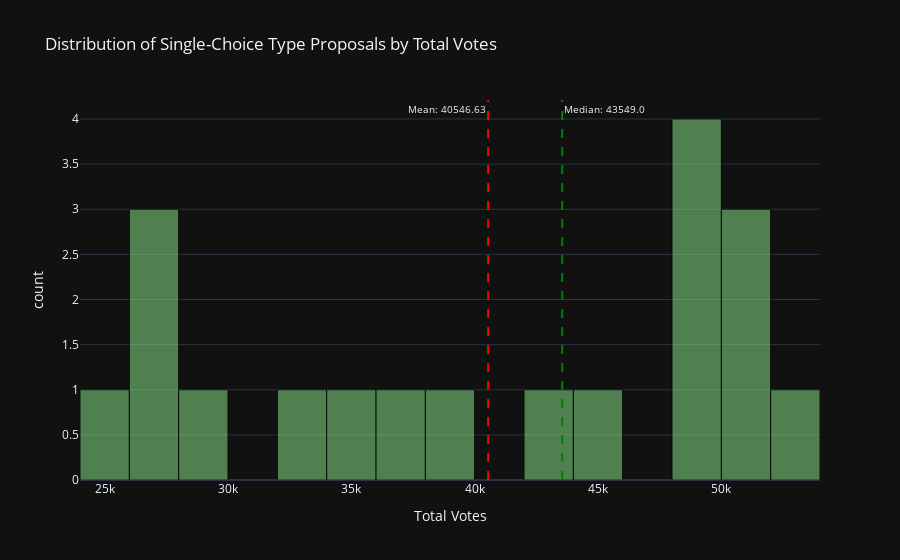

The notebook cell saved with this chart:
### Code cell
# Calculate mean, median, and mode
mean_total_votes = single_proposal_vote_counts['total_votes'].mean()
median_total_votes = single_proposal_vote_counts['total_votes'].median()

# Create an interactive histogram with Plotly Express
fig = px.histogram(single_proposal_vote_counts, x='total_votes', nbins=20, 
                   labels={'total_votes': 'Total Votes'}, 
                   title='Distribution of Single-Choice Type Proposals by Total Votes', 
                   color_discrete_sequence=['lightgreen'],
                   barmode='overlay',  # Set the barmode to overlay
                   )

# Add vertical lines for mean, median, and mode
fig.add_vline(x=mean_total_votes, line_dash="dash", line_color="red", 
              annotation_text=f"Mean: {mean_total_votes:.2f}", annotation_position="top left", annotation_font_size=10)
fig.add_vline(x=median_total_votes, line_dash="dash", line_color="green", 
              annotation_text=f"Median: {median_total_votes}", annotation_position="top right", annotation_font_size=10)

# Update marker properties for the bars
fig.update_traces(marker_line_color='black',  # Set border color
                  marker_line_width=1)       # Set border width

# Update layout
fig.update_layout(template='plotly_dark')  # Set the dark theme
fig.update_xaxes(title_font=dict(size=14))  # Adjust font size for x-axis title
fig.update_yaxes(title_font=dict(size=14))  # Adjust font size for y-axis title

# Show the interactive plot
fig.show()

### Figure 1 — Plotly figure (JSON) as saved in the notebook; plotly's stock layout.template omitted (floating-point values rounded to 4 significant figures)
{"data": [{"alignmentgroup": "True", "bingroup": "x", "hovertemplate": "Total Votes=%{x}<br>count=%{y}<extra></extra>", "legendgroup": "", "marker": {"color": "lightgreen", "line": {"color": "black", "width": 1}, "opacity": 0.5, "pattern": {"shape": ""}}, "name": "", "nbinsx": 20, "offsetgroup": "", "orientation": "v", "showlegend": false, "type": "histogram", "x": [25843, 37318, 32373, 49696, 51777, 27584, 49396, 53602, 28287, 49996, 43549, 50718, 44546, 26144, 34067, 50716, 38351, 26987, 49436], "xaxis": "x", "yaxis": "y"}], "layout": {"annotations": [{"font": {"size": 10}, "showarrow": false, "text": "Mean: 40546.63", "x": 40550.0, "xanchor": "right", "xref": "x", "y": 1, "yanchor": "top", "yref": "y domain"}, {"font": {"size": 10}, "showarrow": false, "text": "Median: 43549.0", "x": 43549, "xanchor": "left", "xref": "x", "y": 1, "yanchor": "top", "yref": "y domain"}], "barmode": "overlay", "legend": {"tracegroupgap": 0}, "shapes": [{"line": {"color": "red", "dash": "dash"}, "type": "line", "x0": 40550.0, "x1": 40550.0, "xref": "x", "y0": 0, "y1": 1, "yref": "y domain"}, {"line": {"color": "green", "dash": "dash"}, "type": "line", "x0": 43549, "x1": 43549, "xref": "x", "y0": 0, "y1": 1, "yref": "y domain"}], "title": {"text": "Distribution of Single-Choice Type Proposals by Total Votes"}, "xaxis": {"anchor": "y", "domain": [0, 1], "title": {"font": {"size": 14}, "text": "Total Votes"}}, "yaxis": {"anchor": "x", "domain": [0, 1], "title": {"font": {"size": 14}, "text": "count"}}}}
